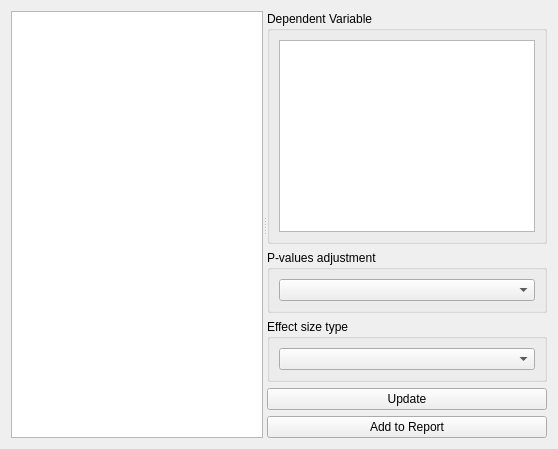
<?xml version="1.0" encoding="UTF-8"?>
<ui version="4.0">
 <author>Anton Rau</author>
 <class>RMAnovaWidget</class>
 <widget class="QWidget" name="RMAnovaWidget">
  <layout class="QVBoxLayout" name="verticalLayout">
   <item>
    <widget class="QSplitter" name="splitter">
     <property name="sizePolicy">
      <sizepolicy hsizetype="Expanding" vsizetype="Expanding">
       <horstretch>0</horstretch>
       <verstretch>0</verstretch>
      </sizepolicy>
     </property>
     <property name="orientation">
      <enum>Qt::Orientation::Horizontal</enum>
     </property>
     <widget class="QTextEdit" name="textEdit">
      <property name="sizePolicy">
       <sizepolicy hsizetype="Expanding" vsizetype="Expanding">
        <horstretch>1</horstretch>
        <verstretch>0</verstretch>
       </sizepolicy>
      </property>
      <property name="undoRedoEnabled">
       <bool>false</bool>
      </property>
      <property name="lineWrapMode">
       <enum>QTextEdit::LineWrapMode::NoWrap</enum>
      </property>
      <property name="readOnly">
       <bool>true</bool>
      </property>
     </widget>
     <widget class="QWidget" name="widgetSettings" native="true">
      <layout class="QVBoxLayout" name="verticalLayout_5">
       <item>
        <widget class="QGroupBox" name="groupBoxDependentVariable">
         <property name="title">
          <string>Dependent Variable</string>
         </property>
         <layout class="QVBoxLayout" name="verticalLayout_3">
          <item>
           <widget class="VariablesTableWidget" name="tableWidgetDependentVariable"/>
          </item>
         </layout>
        </widget>
       </item>
       <item>
        <widget class="QGroupBox" name="groupBoxPAdjustment">
         <property name="title">
          <string>P-values adjustment</string>
         </property>
         <layout class="QVBoxLayout" name="verticalLayout_7">
          <item>
           <widget class="QComboBox" name="comboBoxPAdjustment"/>
          </item>
         </layout>
        </widget>
       </item>
       <item>
        <widget class="QGroupBox" name="groupBoxEffectSizeType">
         <property name="title">
          <string>Effect size type</string>
         </property>
         <layout class="QVBoxLayout" name="verticalLayout_6">
          <item>
           <widget class="QComboBox" name="comboBoxEffectSizeType"/>
          </item>
         </layout>
        </widget>
       </item>
       <item>
        <widget class="QPushButton" name="pushButtonUpdate">
         <property name="text">
          <string>Update</string>
         </property>
        </widget>
       </item>
       <item>
        <widget class="QPushButton" name="pushButtonAddReport">
         <property name="text">
          <string>Add to Report</string>
         </property>
        </widget>
       </item>
      </layout>
     </widget>
    </widget>
   </item>
  </layout>
 </widget>
 <customwidgets>
  <customwidget>
   <class>VariablesTableWidget</class>
   <extends>QTableWidget</extends>
   <header>tse_analytics.views.misc.variables_table_widget</header>
  </customwidget>
 </customwidgets>
 <resources>
  <include location="../../../../resources/resources.qrc"/>
 </resources>
 <connections/>
</ui>
